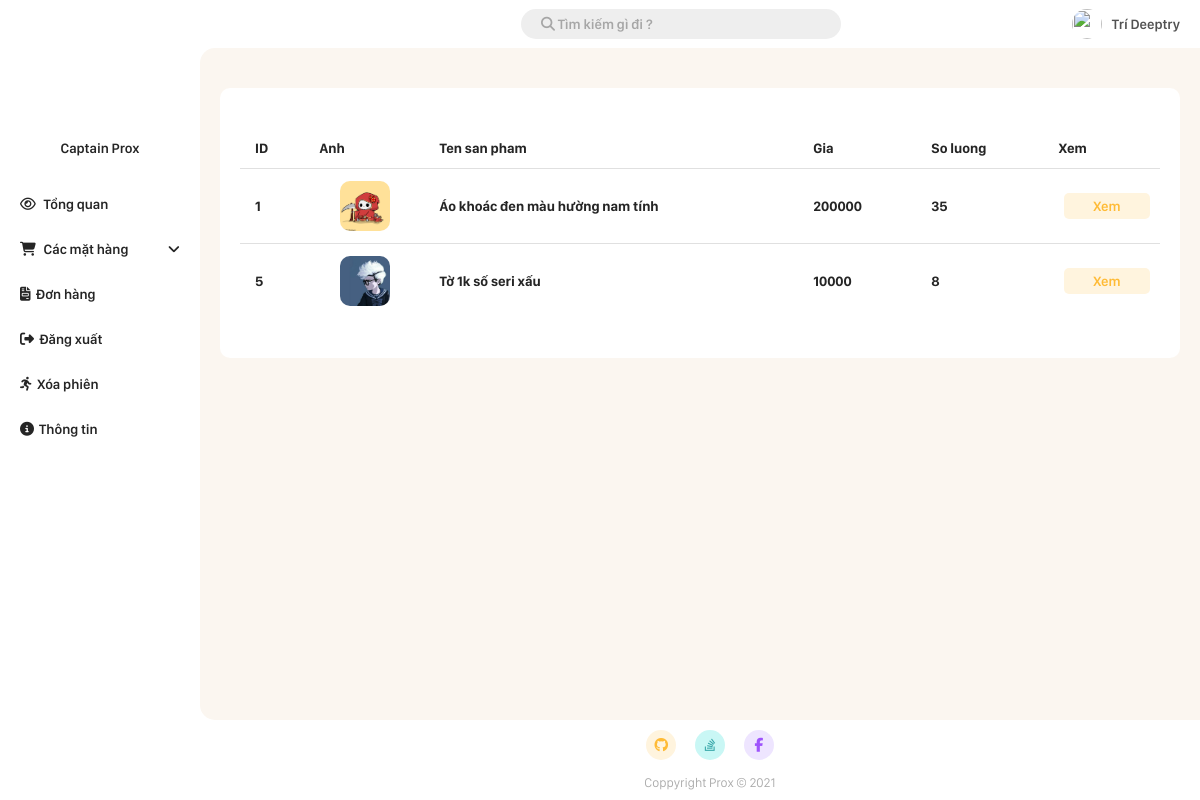
/Admin/view-infomation/manufacturer-info.php?id=3 (signed in), run on the app's committed database.
### tables this page shows
CREATE TABLE `product` (
  `id` int(11) NOT NULL,
  `name` varchar(50) NOT NULL,
  `description` text NOT NULL,
  `image` text NOT NULL,
  `cost` double NOT NULL,
  `quantity` int(11) NOT NULL,
  `manufacturer_id` int(11) NOT NULL,
  `sold` int(11) NOT NULL DEFAULT '0',
  `type_id` int(11) NOT NULL DEFAULT '1'
);

### Admin/view-infomation/manufacturer-info.php (the view, shortened to what this page needs)
<!DOCTYPE html>
<html lang="en">
<head>
    <link rel="stylesheet" href="../CSS/style.css?v=2.2">
</head>
<body>
    <?php
        require_once '../root/connect.php';
        $id = $_GET['id'];
        $query = "SELECT * FROM product WHERE manufacturer_id = '$id'";
        $result = mysqli_query($connect, $query);
    ?>
        <div class="grid-container">
            <div class="container-header">
                <?php require_once "../root/navbar.php"; ?>
            </div>
            <div class="container-menu">
                <?php require_once "../root/sidebar_folder.php"; ?>
            </div>
            <div class="container-main">
                <div class="content-container">
                    <table class="styled-table">
                        <thead>
                            <tr>
                                <th>
                                    ID
                                </th>
                                <th>
                                    Anh
                                </th>
                                <th>
                                    Ten san pham
                                </th>
                                <th>
                                    Gia
                                </th>
                                <th>
                                    So luong
                                </th>
                                <th>
                                    Xem
                                </th>
                            </tr>
                        </thead>
                        <tbody>
                            <?php foreach($result as $product){ ?>
                                <tr>
                                    <th><?= $product['id']; ?></th>
                                    <th><img src="../photos/<?= $product['image']; ?>" alt="" class="cover-image"></th>
                                    <th><?= $product['name']; ?></th>
                                    <th><?= $product['cost']; ?></th>
                                    <th><?= $product['quantity']; ?></th>
                                    <th><a class="link-button" href="item-information.php?id=<?= $product['id']; ?>">Xem</a></th>
                                </tr>
                            <?php } ?>
                        </tbody>
                    </table>
                </div>
            </div>
            <div class="container-footer">
                <?php require_once "../root/footer.php"; ?>
            </div>
        </div>
</body>
</html>

### Admin/CSS/style.css (style rules this page uses)
*,body { padding: 0px; margin: 0px; color: rgb(37, 37, 37); font-family: San Francisco Display, sans-serif ; }
body { background: rgb(252, 252, 252); }
.container-header { grid-area: header; position: -webkit-sticky; position: sticky; background-color: #fff; top: 0px; }
.container-menu { grid-area: menu; background: #fff; height: 100%; }
.container-main { grid-area: main; padding: 20px !important; border-radius: 15px 0px 0px 15px; background: #FBF6F0; }
.container-footer { grid-area: footer; margin: 10px 0px 10px 20px; }
.grid-container { display: grid; grid-template-areas: 'menu header header' 'menu main right' 'menu footer footer'; grid-template-rows: 6vh auto 10vh; grid-template-columns: 25vh auto 0vh; grid-gap: 0px; padding: 0px; height: 100vh; background: #fff; }
.grid-container > div { padding: 0; }
* { box-sizing: border-box; font-family: San Francisco Display, sans-serif; font-size: 14px; margin: 0; padding: 0; }
img { display: block; max-width: 100%; }
a { text-decoration: none; }
.link-button { padding: 5px; width: 100%; color: #FFBB36; background-color: #FFF4DE; text-align: center; border-radius: 5px; font-weight: 600; background-position: 0% 0%; transition: 0.5s ease; }
.content-container { border-radius: 10px; padding: 20px; background-color: white; }
::placeholder { color: black; opacity: 0.3; font-weight: 600; }
.styled-table thead tr { background-color: #ffffff; color: #ffffff !important; text-align: center; }
.styled-table th, .styled-table td { padding: 12px 15px; text-align: left; }
.styled-table td:first-child, .styled-table th:first-child { border-radius: 5px 0px 0px 5px; }
.styled-table td:last-child, .styled-table th:last-child { border-radius: 0 5px 5px 0; }
.styled-table tbody tr { background-color: #ffffff !important; border-top: 1px solid #e0e0e0 !important; }
.styled-table tbody tr:nth-of-type(even) { background-color: #fff; }
.styled-table tbody tr:last-of-type { border-bottom: none; }
.styled-table { border-collapse: collapse; border-spacing:0 15px; font-size: 0.9em; font-family: sans-serif; min-width: 400px; width: 100%; margin: 20px 0px 20px 0px; }
.styled-table .link-button { display: block; margin: 5px; }
.cover-image { height: 50px; width: 50px; border-radius: 10px; object-fit: cover; margin-left: auto; margin-right: auto;; }

### data on the page
product: id "1", image (picture), name "Áo khoác đen màu hường nam tính", cost "200000", quantity "35"
product: id "5", image (picture), name "Tờ 1k số seri xấu", cost "10000", quantity "8"

### other printed values
$_SESSION['name'] "Trí Deeptry"
